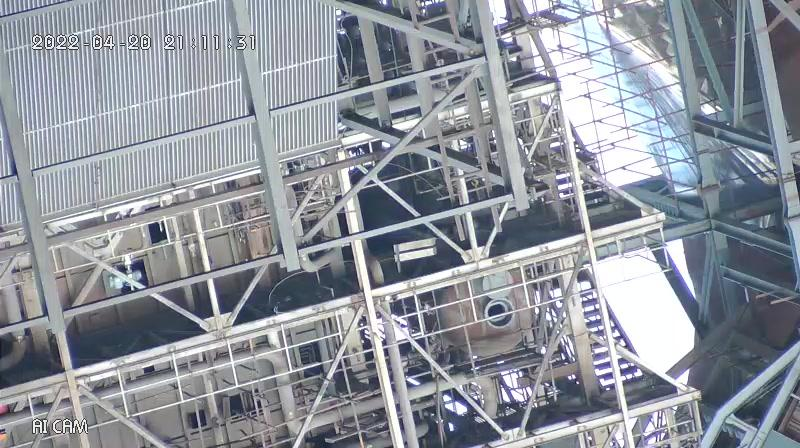
#> input picture Track_Images/tracking_11.jpeg, 800 x 448 px, found by its file name
$ python Detection_without_model.py
#> lines starting #> are read from the running program, lines starting #| are printed output that depends on the picture; after the words box and inside, x2 and y2 are one past the last pixel; in counts of white or black regions, pixels touching at a corner belong together
# Object Detection without any technique used


import cv2
import numpy as np
import matplotlib.pyplot as plt
import os
from PIL import Image


# Reading the Image
img = cv2.imread("C:\\Users\\Lenovo\\Documents\\py\\cv\\Track_Images\\tracking_11.jpeg")
#> img is the input picture: shape (448, 800, 3); mean B, G, R 157.4, 148.7, 143.6

# converting original image to grayscale image
img_gray = cv2.cvtColor(img,cv2.COLOR_BGR2GRAY)
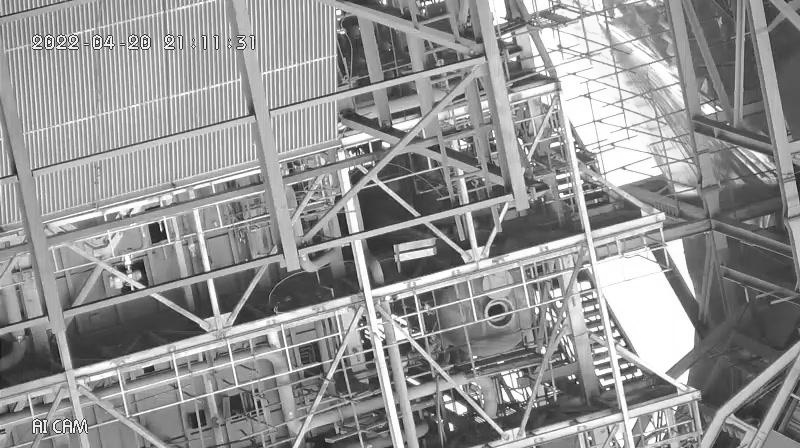
#> img_gray: shape (448, 800); min 12, max 255, mean 148.1

# conversion of grayscale image into blurring image to reduce noise
img_blur = cv2.GaussianBlur(img_gray,(5,5),0)
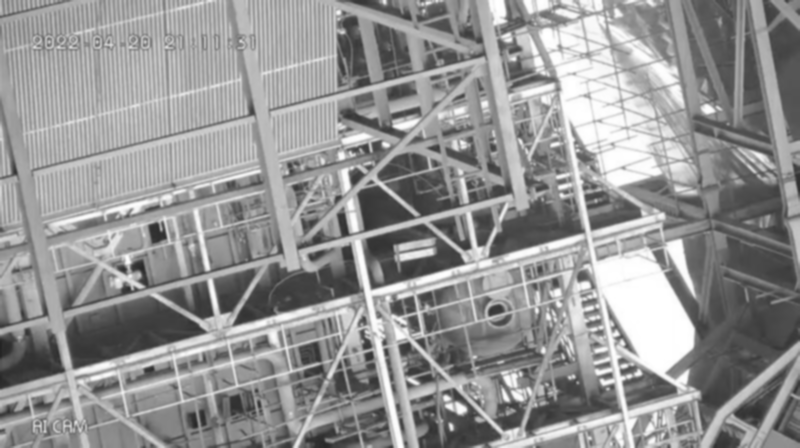
#> img_blur: shape (448, 800); min 35, max 255, mean 148.1

# conversion of blurring image to find the edges in the image.
img_edges = cv2.Canny(img_blur,50,150)
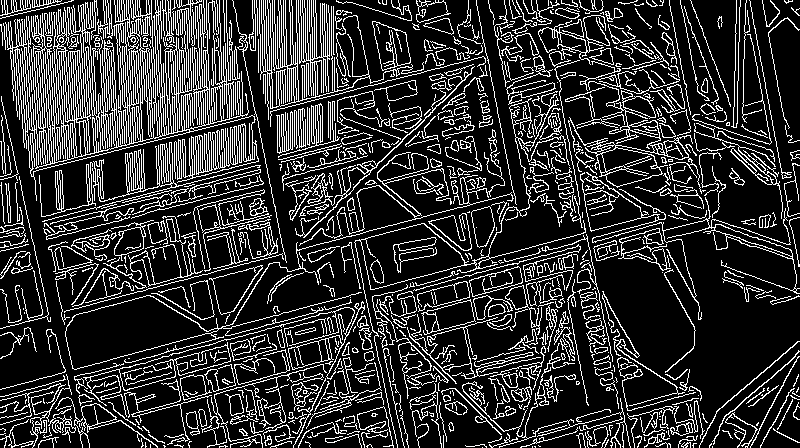
#> img_edges: shape (448, 800); 19.6% white in thin lines or dots

# after finding edges making the image dilated
dilated_img = cv2.dilate(img_edges,None,iterations=2)
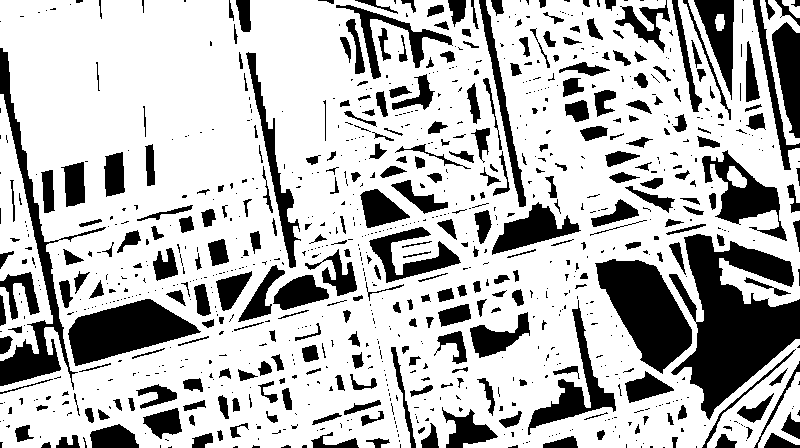
#> dilated_img: shape (448, 800); 73% white; 959 black regions (632 under 20 px), largest, box (x1, y1, x2, y2) and area: (669, 234, 800, 420) 12119, (595, 259, 692, 374) 6137, (68, 299, 201, 366) 5006

# after dilation of the image then it is been eroded
erode_img = cv2.erode(dilated_img,None,iterations=1)
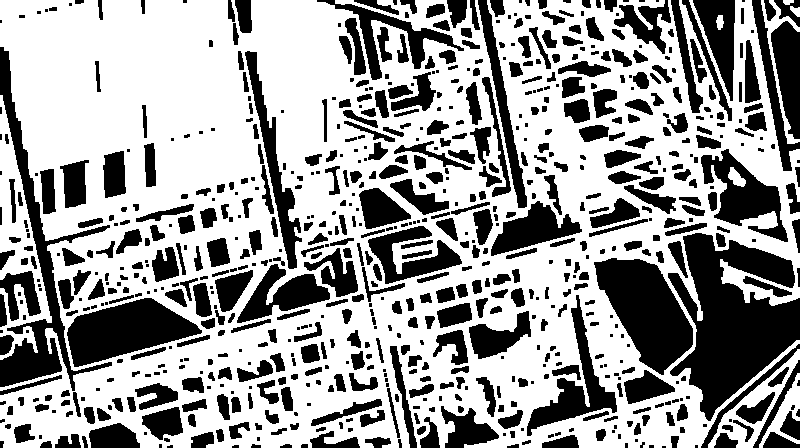
#> erode_img: shape (448, 800); 62% white; 762 black regions (242 under 20 px)

# finding the boundaries of objects and shapes in an image..
img_countour,_ = cv2.findContours(erode_img.copy(),cv2.RETR_EXTERNAL,cv2.CHAIN_APPROX_SIMPLE)
#> img_countour = 8 contours; box (x1, y1, x2, y2) and area: (0, 0, 800, 448) 299372, (0, 95, 52, 360) 4884, (708, 349, 800, 448) 2688, (759, 373, 800, 448) 792, (761, 0, 800, 144) 706, (716, 15, 724, 30) 70, (790, 6, 800, 17) 55, (783, 0, 794, 5) 30


# Looping over the detected contours
for countour in img_countour:
    # Filter contours based on the area
    if cv2.contourArea(countour) > 100:
        # Get the Bounding Box coordinates
        x,y,w,h = cv2.boundingRect(countour)

        # Draw the bounding box
        cv2.rectangle(img,(x,y),(x+w,y+h),(0,255,0),2)
#> this loop made 8 passes
#> (x, y, w, h) on passes 1, 2, 3, 7, 8: (759, 373, 41, 75), (708, 349, 92, 99), (0, 95, 52, 265), (761, 0, 39, 144), (0, 0, 800, 448)
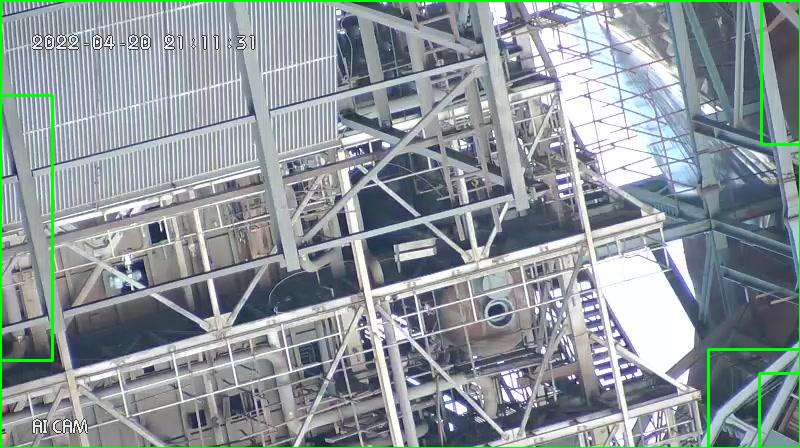
#> img: shape (448, 800, 3); 1.75% of pixels changed, all inside (x1, y1, x2, y2) = (0, 0, 800, 448)


# Display of the image

cv2.imshow("Object_Detection",img)
cv2.waitKey(0)

$ run again, with Track_Images/tracking_102.jpeg copied over Track_Images/tracking_11.jpeg
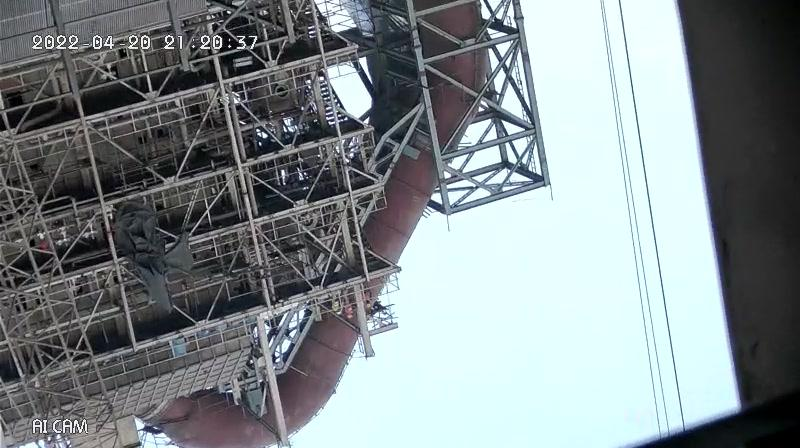
#> input picture Track_Images/tracking_102.jpeg, 800 x 448 px, found by its file name
#> img is the input picture: shape (448, 800, 3); mean B, G, R 140.6, 137.9, 129.3
#> `img_edges = cv2.Canny(img_blur,50,150)`:
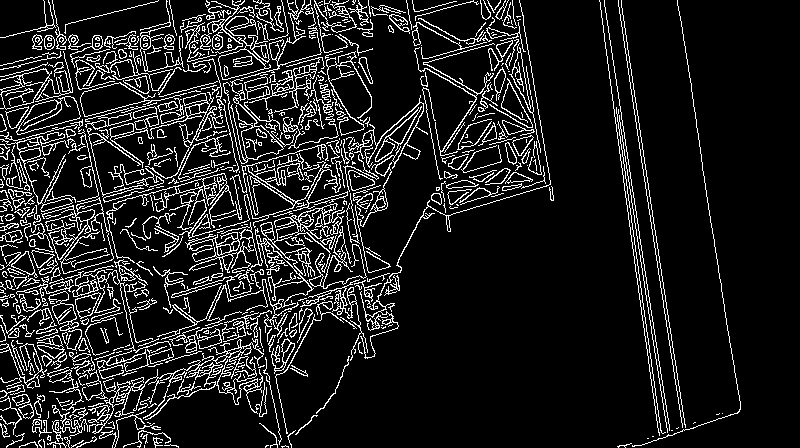
#> img_edges: shape (448, 800); 11.9% white in thin lines or dots
#> dilated_img: shape (448, 800); 45.9% white; 2 white regions, box (x1, y1, x2, y2) and area: (0, 0, 556, 448) 151695, (597, 0, 743, 448) 12767
#> erode_img: shape (448, 800); 39.1% white; 3 white regions
#> img_countour = 2 contours; box (x1, y1, x2, y2) and area: (0, 0, 555, 448) 185747, (598, 0, 742, 448) 8190
#> the loop `for countour in img_countour:` made 2 passes
#> (x, y, w, h) on passes 1 to 2: (598, 0, 144, 448), (0, 0, 555, 448)
#> after the loop `for countour in img_countour:`:
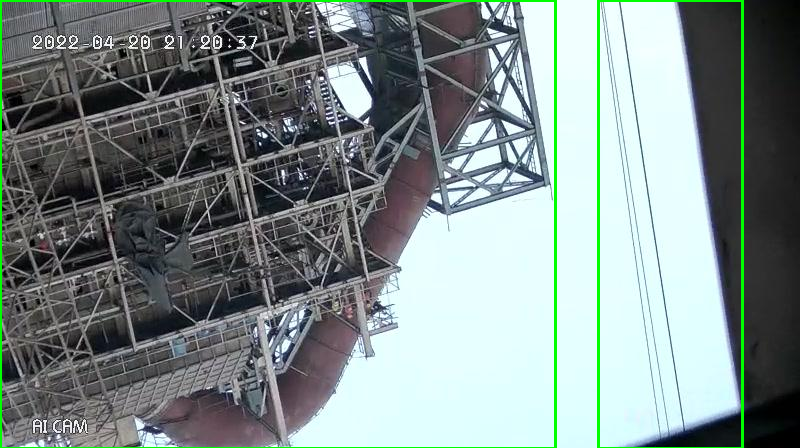
#> img: shape (448, 800, 3); 1.96% of pixels changed, all inside (x1, y1, x2, y2) = (0, 0, 744, 448)

$ run again, with Track_Images/tracking_13.jpeg copied over Track_Images/tracking_11.jpeg
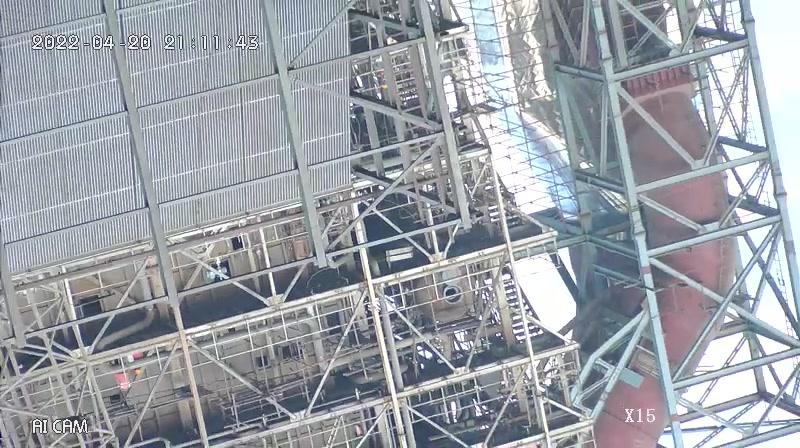
#> input picture Track_Images/tracking_13.jpeg, 800 x 448 px, found by its file name
#> img is the input picture: shape (448, 800, 3); mean B, G, R 168.4, 161.1, 156.2
#> `img_edges = cv2.Canny(img_blur,50,150)`:
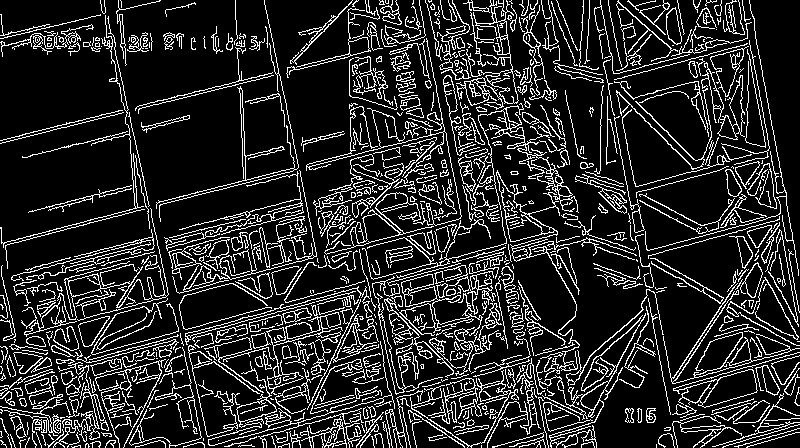
#> img_edges: shape (448, 800); 15.9% white in thin lines or dots
#> dilated_img: shape (448, 800); 64% white; 803 black regions (503 under 20 px), largest, box (x1, y1, x2, y2) and area: (118, 0, 241, 207) 16236, (0, 116, 132, 240) 10205, (267, 0, 357, 264) 8337
#> erode_img: shape (448, 800); 53.4% white; 699 black regions (218 under 20 px)
#> img_countour = 8 contours; box (x1, y1, x2, y2) and area: (0, 0, 800, 448) 284230, (624, 407, 657, 424) 480, (162, 31, 185, 51) 296, (140, 114, 191, 134) 288, (300, 130, 346, 153) 264, (164, 0, 197, 18) 112, (190, 36, 197, 51) 59, (202, 35, 207, 50) 34
#> the loop `for countour in img_countour:` made 8 passes
#> (x, y, w, h) on passes 1, 2, 3, 6, 7, 8: (624, 407, 33, 17), (300, 130, 46, 23), (140, 114, 51, 20), (162, 31, 23, 20), (164, 0, 33, 18), (0, 0, 800, 448)
#> after the loop `for countour in img_countour:`:
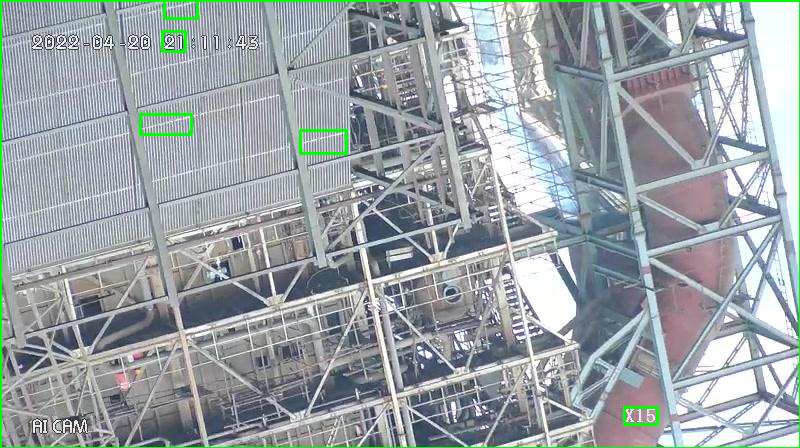
#> img: shape (448, 800, 3); 1.48% of pixels changed, all inside (x1, y1, x2, y2) = (0, 0, 800, 448)
